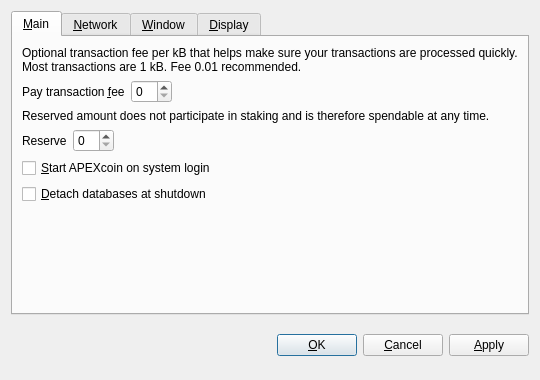
<?xml version="1.0" encoding="UTF-8"?>
<ui version="4.0">
 <class>OptionsDialog</class>
 <widget class="QDialog" name="OptionsDialog">
  <property name="geometry">
   <rect>
    <x>0</x>
    <y>0</y>
    <width>540</width>
    <height>380</height>
   </rect>
  </property>
  <property name="windowTitle">
   <string>Options</string>
  </property>
  <property name="modal">
   <bool>true</bool>
  </property>
  <layout class="QVBoxLayout" name="verticalLayout">
   <item>
    <widget class="QTabWidget" name="tabWidget">
     <property name="tabPosition">
      <enum>QTabWidget::North</enum>
     </property>
     <property name="currentIndex">
      <number>0</number>
     </property>
     <widget class="QWidget" name="tabMain">
      <attribute name="title">
       <string>&amp;Main</string>
      </attribute>
      <layout class="QVBoxLayout" name="verticalLayout_Main">
       <item>
        <widget class="QLabel" name="transactionFeeInfoLabel">
         <property name="text">
          <string>Optional transaction fee per kB that helps make sure your transactions are processed quickly. Most transactions are 1 kB. Fee 0.01 recommended.</string>
         </property>
         <property name="textFormat">
          <enum>Qt::PlainText</enum>
         </property>
         <property name="wordWrap">
          <bool>true</bool>
         </property>
        </widget>
       </item>
       <item>
        <layout class="QHBoxLayout" name="horizontalLayoutFee">
         <item>
          <widget class="QLabel" name="transactionFeeLabel">
           <property name="text">
            <string>Pay transaction &amp;fee</string>
           </property>
           <property name="textFormat">
            <enum>Qt::PlainText</enum>
           </property>
           <property name="buddy">
            <cstring>transactionFee</cstring>
           </property>
          </widget>
         </item>
         <item>
          <widget class="BitcoinAmountField" name="transactionFee"/>
         </item>
         <item>
          <spacer name="horizontalSpacerFee">
           <property name="orientation">
            <enum>Qt::Horizontal</enum>
           </property>
           <property name="sizeHint" stdset="0">
            <size>
             <width>40</width>
             <height>20</height>
            </size>
           </property>
          </spacer>
         </item>
        </layout>
       </item>
       <item>
        <widget class="QLabel" name="reserveBalanceInfoLabel">
         <property name="text">
          <string>Reserved amount does not participate in staking and is therefore spendable at any time.</string>
         </property>
         <property name="textFormat">
          <enum>Qt::PlainText</enum>
         </property>
         <property name="wordWrap">
          <bool>true</bool>
         </property>
        </widget>
       </item>
       <item>
        <layout class="QHBoxLayout" name="horizontalLayoutReserveBalance">
         <item>
          <widget class="QLabel" name="reserveBalanceLabel">
           <property name="text">
            <string>Reserve</string>
           </property>
           <property name="textFormat">
            <enum>Qt::PlainText</enum>
           </property>
           <property name="buddy">
            <cstring>reserveBalance</cstring>
           </property>
          </widget>
         </item>
         <item>
          <widget class="BitcoinAmountField" name="reserveBalance"/>
         </item>
         <item>
          <spacer name="horizontalSpacerReserveBalance">
           <property name="orientation">
            <enum>Qt::Horizontal</enum>
           </property>
           <property name="sizeHint" stdset="0">
            <size>
             <width>40</width>
             <height>20</height>
            </size>
           </property>
          </spacer>
         </item>
        </layout>
       </item>
       <item>
        <widget class="QCheckBox" name="bitcoinAtStartup">
         <property name="toolTip">
          <string>Automatically start APEXcoin after logging in to the system.</string>
         </property>
         <property name="text">
          <string>&amp;Start APEXcoin on system login</string>
         </property>
        </widget>
       </item>
       <item>
        <widget class="QCheckBox" name="detachDatabases">
         <property name="toolTip">
          <string>Detach block and address databases at shutdown. This means they can be moved to another data directory, but it slows down shutdown. The wallet is always detached.</string>
         </property>
         <property name="text">
          <string>&amp;Detach databases at shutdown</string>
         </property>
        </widget>
       </item>
       <item>
        <spacer name="verticalSpacer_Main">
         <property name="orientation">
          <enum>Qt::Vertical</enum>
         </property>
         <property name="sizeHint" stdset="0">
          <size>
           <width>20</width>
           <height>40</height>
          </size>
         </property>
        </spacer>
       </item>
      </layout>
     </widget>
     <widget class="QWidget" name="tabNetwork">
      <attribute name="title">
       <string>&amp;Network</string>
      </attribute>
      <layout class="QVBoxLayout" name="verticalLayout_Network">
       <item>
        <widget class="QCheckBox" name="mapPortUpnp">
         <property name="toolTip">
          <string>Automatically open the APEXcoin client port on the router. This only works when your router supports UPnP and it is enabled.</string>
         </property>
         <property name="text">
          <string>Map port using &amp;UPnP</string>
         </property>
        </widget>
       </item>
       <item>
        <widget class="QCheckBox" name="connectSocks">
         <property name="toolTip">
          <string>Connect to the APEXcoin network through a SOCKS proxy (e.g. when connecting through Tor).</string>
         </property>
         <property name="text">
          <string>&amp;Connect through SOCKS proxy:</string>
         </property>
        </widget>
       </item>
       <item>
        <layout class="QHBoxLayout" name="horizontalLayout_Network">
         <item>
          <widget class="QLabel" name="proxyIpLabel">
           <property name="text">
            <string>Proxy &amp;IP:</string>
           </property>
           <property name="textFormat">
            <enum>Qt::PlainText</enum>
           </property>
           <property name="buddy">
            <cstring>proxyIp</cstring>
           </property>
          </widget>
         </item>
         <item>
          <widget class="QValidatedLineEdit" name="proxyIp">
           <property name="maximumSize">
            <size>
             <width>140</width>
             <height>16777215</height>
            </size>
           </property>
           <property name="toolTip">
            <string>IP address of the proxy (e.g. 127.0.0.1)</string>
           </property>
          </widget>
         </item>
         <item>
          <widget class="QLabel" name="proxyPortLabel">
           <property name="text">
            <string>&amp;Port:</string>
           </property>
           <property name="textFormat">
            <enum>Qt::PlainText</enum>
           </property>
           <property name="buddy">
            <cstring>proxyPort</cstring>
           </property>
          </widget>
         </item>
         <item>
          <widget class="QLineEdit" name="proxyPort">
           <property name="maximumSize">
            <size>
             <width>55</width>
             <height>16777215</height>
            </size>
           </property>
           <property name="toolTip">
            <string>Port of the proxy (e.g. 9050)</string>
           </property>
          </widget>
         </item>
         <item>
          <widget class="QLabel" name="socksVersionLabel">
           <property name="text">
            <string>SOCKS &amp;Version:</string>
           </property>
           <property name="textFormat">
            <enum>Qt::PlainText</enum>
           </property>
           <property name="buddy">
            <cstring>socksVersion</cstring>
           </property>
          </widget>
         </item>
         <item>
          <widget class="QValueComboBox" name="socksVersion">
           <property name="toolTip">
            <string>SOCKS version of the proxy (e.g. 5)</string>
           </property>
          </widget>
         </item>
         <item>
          <spacer name="horizontalSpacer_Network">
           <property name="orientation">
            <enum>Qt::Horizontal</enum>
           </property>
           <property name="sizeHint" stdset="0">
            <size>
             <width>40</width>
             <height>20</height>
            </size>
           </property>
          </spacer>
         </item>
        </layout>
       </item>
       <item>
        <spacer name="verticalSpacer_Network">
         <property name="orientation">
          <enum>Qt::Vertical</enum>
         </property>
         <property name="sizeHint" stdset="0">
          <size>
           <width>20</width>
           <height>40</height>
          </size>
         </property>
        </spacer>
       </item>
      </layout>
     </widget>
     <widget class="QWidget" name="tabWindow">
      <attribute name="title">
       <string>&amp;Window</string>
      </attribute>
      <layout class="QVBoxLayout" name="verticalLayout_Window">
       <item>
        <widget class="QCheckBox" name="minimizeToTray">
         <property name="toolTip">
          <string>Show only a tray icon after minimizing the window.</string>
         </property>
         <property name="text">
          <string>&amp;Minimize to the tray instead of the taskbar</string>
         </property>
        </widget>
       </item>
       <item>
        <widget class="QCheckBox" name="minimizeOnClose">
         <property name="toolTip">
          <string>Minimize instead of exit the application when the window is closed. When this option is enabled, the application will be closed only after selecting Quit in the menu.</string>
         </property>
         <property name="text">
          <string>M&amp;inimize on close</string>
         </property>
        </widget>
       </item>
       <item>
        <spacer name="verticalSpacer_Window">
         <property name="orientation">
          <enum>Qt::Vertical</enum>
         </property>
         <property name="sizeHint" stdset="0">
          <size>
           <width>20</width>
           <height>40</height>
          </size>
         </property>
        </spacer>
       </item>
      </layout>
     </widget>
     <widget class="QWidget" name="tabDisplay">
      <attribute name="title">
       <string>&amp;Display</string>
      </attribute>
      <layout class="QVBoxLayout" name="verticalLayout_Display">
       <item>
        <layout class="QHBoxLayout" name="horizontalLayout_1_Display">
         <item>
          <widget class="QLabel" name="langLabel">
           <property name="text">
            <string>User Interface &amp;language:</string>
           </property>
           <property name="textFormat">
            <enum>Qt::PlainText</enum>
           </property>
           <property name="buddy">
            <cstring>lang</cstring>
           </property>
          </widget>
         </item>
         <item>
          <widget class="QValueComboBox" name="lang">
           <property name="toolTip">
            <string>The user interface language can be set here. This setting will take effect after restarting APEXcoin.</string>
           </property>
          </widget>
         </item>
        </layout>
       </item>
       <item>
        <layout class="QHBoxLayout" name="horizontalLayout_2_Display">
         <item>
          <widget class="QLabel" name="unitLabel">
           <property name="text">
            <string>&amp;Unit to show amounts in:</string>
           </property>
           <property name="textFormat">
            <enum>Qt::PlainText</enum>
           </property>
           <property name="buddy">
            <cstring>unit</cstring>
           </property>
          </widget>
         </item>
         <item>
          <widget class="QValueComboBox" name="unit">
           <property name="toolTip">
            <string>Choose the default subdivision unit to show in the interface and when sending coins.</string>
           </property>
          </widget>
         </item>
        </layout>
       </item>
       <item>
        <widget class="QCheckBox" name="displayAddresses">
         <property name="toolTip">
          <string>Whether to show APEXcoin addresses in the transaction list or not.</string>
         </property>
         <property name="text">
          <string>&amp;Display addresses in transaction list</string>
         </property>
        </widget>
       </item>
       <item>
        <widget class="QCheckBox" name="coinControlFeatures">
         <property name="toolTip">
          <string>Whether to show coin control features or not.</string>
         </property>
         <property name="text">
          <string>Display coin &amp;control features (experts only!)</string>
         </property>
        </widget>
       </item>
       <item>
        <spacer name="verticalSpacer_Display">
         <property name="orientation">
          <enum>Qt::Vertical</enum>
         </property>
         <property name="sizeHint" stdset="0">
          <size>
           <width>20</width>
           <height>40</height>
          </size>
         </property>
        </spacer>
       </item>
      </layout>
     </widget>
    </widget>
   </item>
   <item>
    <layout class="QHBoxLayout" name="horizontalLayout_Buttons">
     <item>
      <spacer name="horizontalSpacer_1">
       <property name="orientation">
        <enum>Qt::Horizontal</enum>
       </property>
       <property name="sizeHint" stdset="0">
        <size>
         <width>40</width>
         <height>48</height>
        </size>
       </property>
      </spacer>
     </item>
     <item>
      <widget class="QLabel" name="statusLabel">
       <property name="font">
        <font>
         <weight>75</weight>
         <bold>true</bold>
        </font>
       </property>
       <property name="text">
        <string/>
       </property>
       <property name="textFormat">
        <enum>Qt::PlainText</enum>
       </property>
       <property name="wordWrap">
        <bool>true</bool>
       </property>
      </widget>
     </item>
     <item>
      <spacer name="horizontalSpacer_2">
       <property name="orientation">
        <enum>Qt::Horizontal</enum>
       </property>
       <property name="sizeHint" stdset="0">
        <size>
         <width>40</width>
         <height>48</height>
        </size>
       </property>
      </spacer>
     </item>
     <item>
      <widget class="QPushButton" name="okButton">
       <property name="text">
        <string>&amp;OK</string>
       </property>
      </widget>
     </item>
     <item>
      <widget class="QPushButton" name="cancelButton">
       <property name="text">
        <string>&amp;Cancel</string>
       </property>
       <property name="autoDefault">
        <bool>false</bool>
       </property>
      </widget>
     </item>
     <item>
      <widget class="QPushButton" name="applyButton">
       <property name="text">
        <string>&amp;Apply</string>
       </property>
       <property name="autoDefault">
        <bool>false</bool>
       </property>
      </widget>
     </item>
    </layout>
   </item>
  </layout>
 </widget>
 <customwidgets>
  <customwidget>
   <class>BitcoinAmountField</class>
   <extends>QSpinBox</extends>
   <header>bitcoinamountfield.h</header>
  </customwidget>
  <customwidget>
   <class>QValueComboBox</class>
   <extends>QComboBox</extends>
   <header>qvaluecombobox.h</header>
  </customwidget>
  <customwidget>
   <class>QValidatedLineEdit</class>
   <extends>QLineEdit</extends>
   <header>qvalidatedlineedit.h</header>
  </customwidget>
 </customwidgets>
 <resources/>
 <connections/>
</ui>
